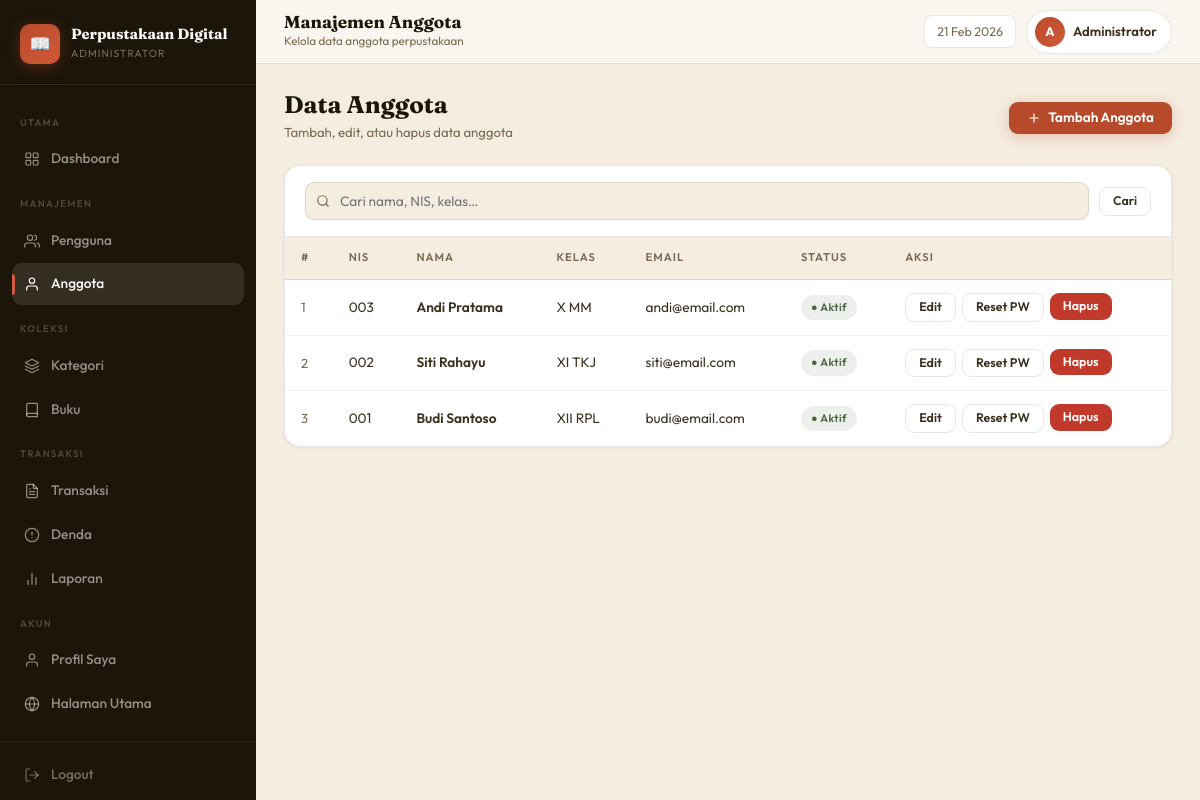
/admin/anggota.php (signed in), run on the app's committed database.
### tables this page shows
CREATE TABLE `anggota` (
  `id_anggota`    int(11) NOT NULL AUTO_INCREMENT,
  `nis`           varchar(20)  NOT NULL,
  `nama_anggota`  varchar(100) NOT NULL,
  `username`      varchar(50)  NOT NULL,
  `password`      varchar(255) NOT NULL,
  `email`         varchar(100) DEFAULT NULL,
  `kelas`         varchar(20)  NOT NULL,
  `alamat`        text DEFAULT NULL,
  `no_telepon`    varchar(20)  DEFAULT NULL,
  `foto`          varchar(255) DEFAULT NULL,
  `status`        enum('aktif','nonaktif') NOT NULL DEFAULT 'aktif',
  `created_at`    datetime DEFAULT CURRENT_TIMESTAMP,
  PRIMARY KEY (`id_anggota`),
  UNIQUE KEY `username` (`username`),
  UNIQUE KEY `nis` (`nis`)
);

### admin/anggota.php (the view, shortened to what this page needs)
<?php
$conn = getConnection();
$search=isset($_GET['search'])?$_GET['search']:'';
$q="SELECT * FROM anggota";
$q.=" ORDER BY id_anggota DESC";
$members=$conn->query($q);
?>
<!DOCTYPE html>
<html lang="id">
<head>
<link rel="stylesheet" href="../assets/css/style.css">
</head>
<body>
<div class="app-wrap">
  <?php include 'includes/nav.php'; ?>
  <div class="main-area">
    <?php include 'includes/header.php'; ?>
    <main class="content">
      <div class="page-header">
        <div>
          <div class="page-header-title">Data Anggota</div>
          <div class="page-header-sub">Tambah, edit, atau hapus data anggota</div>
        </div>
        <button class="btn btn-primary" onclick="document.getElementById('addModal').style.display='flex'">
          <svg viewBox="0 0 24 24"><line x1="12" y1="5" x2="12" y2="19"/><line x1="5" y1="12" x2="19" y2="12"/></svg>
          Tambah Anggota
        </button>
      </div>
      <div class="card">
        <form method="GET" class="filter-bar">
          <div class="search-wrap">
            <svg viewBox="0 0 24 24"><circle cx="11" cy="11" r="8"/><line x1="21" y1="21" x2="16.65" y2="16.65"/></svg>
            <input type="text" name="search" placeholder="Cari nama, NIS, kelas…" value="<?= htmlspecialchars($search) ?>">
          </div>
          <button type="submit" class="btn btn-ghost btn-sm">Cari</button>
        </form>
        <div class="table-wrap">
          <table>
            <thead>
              <tr>
                <th>#</th><th>NIS</th><th>Nama</th><th>Kelas</th><th>Email</th><th>Status</th><th>Aksi</th>
              </tr>
            </thead>
            <tbody>
              <?php if($members && $members->num_rows>0): $no=1; while($r=$members->fetch_assoc()): ?>
              <tr>
                <td class="text-muted text-sm"><?= $no++ ?></td>
                <td><?= htmlspecialchars($r['nis']) ?></td>
                <td><div class="fw-600"><?= htmlspecialchars($r['nama_anggota']) ?></div></td>
                <td><?= htmlspecialchars($r['kelas']) ?></td>
                <td><?= htmlspecialchars($r['email']??'—') ?></td>
                <td><span class="badge <?= $r['status']==='aktif'?'status-tersedia':'status-terlambat' ?>"><?= $r['status']==='aktif'?'● Aktif':'○ Nonaktif' ?></span></td>
                <td>
                  <div style="display:flex;gap:6px">
                    <a href="?edit=<?= $r['id_anggota'] ?>" class="btn btn-ghost btn-sm">Edit</a>
                    <button class="btn btn-ghost btn-sm" onclick="showReset(<?= $r['id_anggota'] ?>,'<?= htmlspecialchars($r['nama_anggota']) ?>')">Reset PW</button>
                    <form method="POST" onsubmit="return confirm('Hapus anggota ini?')" style="display:inline">
                      <button name="delete" class="btn btn-danger btn-sm">Hapus</button>
                    </form>
                  </div>
                </td>
              </tr>
              <?php endwhile; endif; ?>
            </tbody>
          </table>
        </div>
      </div>
    </main>
  </div>
</div>
</body>
</html>

### assets/css/style.css (style rules this page uses)
:root { --bg: #f4ede0; --bg2: #ede4d2; --paper: #faf6ef; --white: #ffffff; --ink: #1c1509; --ink2: #3b2f1e; --muted: #7c6b52; --border: rgba(80,55,25,.12); --border2: rgba(80,55,25,.06); --rust: #b84a2c; --rust2: #d05a38; --gold: #c48a20; --sage: #496640; --navy: #2c4f7c; --sidebar-w: 256px; --sh0: 0 1px 4px rgba(28,21,9,.06); --sh1: 0 1px 12px rgba(28,21,9,.07); --sh2: 0 6px 32px rgba(28,21,9,.13); --sh3: 0 16px 60px rgba(28,21,9,.18); }
*,*::before,*::after { margin:0; padding:0; box-sizing:border-box; }
html { font-size:16px; scroll-behavior:smooth; }
body { font-family:'Outfit',sans-serif; background:var(--bg); color:var(--ink); line-height:1.6; min-height:100vh; }
a { text-decoration:none; color:inherit; }
button { cursor:pointer; font-family:inherit; }
input,select,textarea { font-family:inherit; }
.app-wrap { display:flex; min-height:100vh; }
.main-area { margin-left:var(--sidebar-w); flex:1; display:flex; flex-direction:column; min-width:0; }
.content { padding:28px; flex:1; }
.card { background:var(--white); border:1px solid var(--border); border-radius:16px; box-shadow:var(--sh0); overflow:hidden; transition:box-shadow .25s, transform .25s; }
.table-wrap { overflow-x:auto; }
table { width:100%; border-collapse:collapse; }
thead th { padding:12px 16px; text-align:left; font-size:.7rem; font-weight:600; text-transform:uppercase; letter-spacing:.09em; color:var(--muted); background:var(--bg); border-bottom:1px solid var(--border); white-space:nowrap; }
tbody td { padding:13px 16px; font-size:.855rem; color:var(--ink2); border-bottom:1px solid var(--border2); vertical-align:middle; }
tbody tr:last-child td { border-bottom:none; }
.badge { display:inline-flex; align-items:center; gap:5px; padding:4px 10px; border-radius:20px; font-size:.68rem; font-weight:600; letter-spacing:.04em; white-space:nowrap; }
.status-tersedia { background:rgba(73,102,64,.1); color:var(--sage); }
.btn { display:inline-flex; align-items:center; gap:7px; padding:9px 18px; border-radius:9px; font-size:.845rem; font-weight:600; border:none; transition:all .22s; line-height:1; white-space:nowrap; text-decoration:none; }
.btn svg { width:14px; height:14px; stroke:currentColor; fill:none; stroke-width:2; stroke-linecap:round; stroke-linejoin:round; }
.btn-sm { padding:7px 13px; font-size:.78rem; }
.btn-primary { background:var(--rust); color:#fff; box-shadow:0 3px 14px rgba(184,74,44,.28); }
.btn-ghost { background:transparent; color:var(--ink2); border:1.5px solid var(--border); }
.btn-danger { background:#c0392b; color:#fff; }
.filter-bar { display:flex; align-items:center; gap:10px; flex-wrap:wrap; padding:16px 20px; border-bottom:1px solid var(--border); }
.search-wrap { position:relative; flex:1; min-width:200px; }
.search-wrap svg { position:absolute; left:11px; top:50%; transform:translateY(-50%); width:14px; height:14px; stroke:var(--muted); fill:none; stroke-width:2; stroke-linecap:round; }
.search-wrap input { width:100%; padding:9px 12px 9px 34px; border:1.5px solid var(--border); border-radius:9px; background:var(--bg); font-size:.855rem; color:var(--ink); transition:all .2s; }
.page-header { display:flex; align-items:center; justify-content:space-between; flex-wrap:wrap; gap:14px; margin-bottom:22px; }
.page-header-title { font-family:'Fraunces',serif; font-size:1.5rem; font-weight:700; color:var(--ink); line-height:1.1; }
.page-header-sub { font-size:.82rem; color:var(--muted); margin-top:4px; }
.text-muted { color:var(--muted); }
.text-sm { font-size:.82rem; }
.fw-600 { font-weight:600; }

### data on the page
anggota: nis "003", nama_anggota "Andi Pratama", kelas "X MM", email "andi@email.com", status "● Aktif"
anggota: nis "002", nama_anggota "Siti Rahayu", kelas "XI TKJ", email "siti@email.com", status "● Aktif"
anggota: nis "001", nama_anggota "Budi Santoso", kelas "XII RPL", email "budi@email.com", status "● Aktif"

### other printed values
$page_title "Manajemen Anggota"
$page_sub "Kelola data anggota perpustakaan"
substr(getPenggunaName(),0,1) "A"
getPenggunaName() "Administrator"
